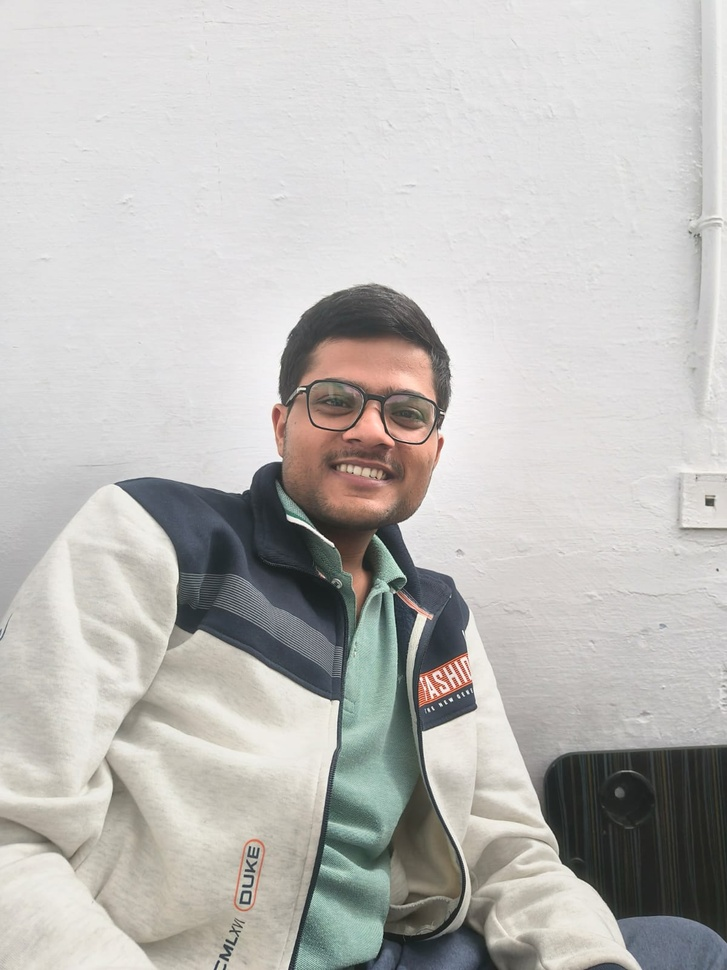
#> input picture example-images/vishal.jpg, 727 x 970 px, shrunk from 1200 x 1600 before the run, found by its file name
$ jupyter execute --allow-errors dwt.ipynb
#> lines starting #> are read from the running program, lines starting #| are printed output that depends on the picture; long printed decimals are rounded
[cell 1]
import numpy as np
import matplotlib.pyplot as plt
from PIL import Image

# function to take image and convert it to numpy array

[cell 2]
def npimage(s):
#> called with s = 'C:\\Users\\garvi\\images\\vishal.jpg'
    image_ = Image.open(s)
#> image_ is the input picture: PIL image 727x970 RGB; mean R, G, B 189.7, 188.1, 185.1
    image_c = image_.convert('L')
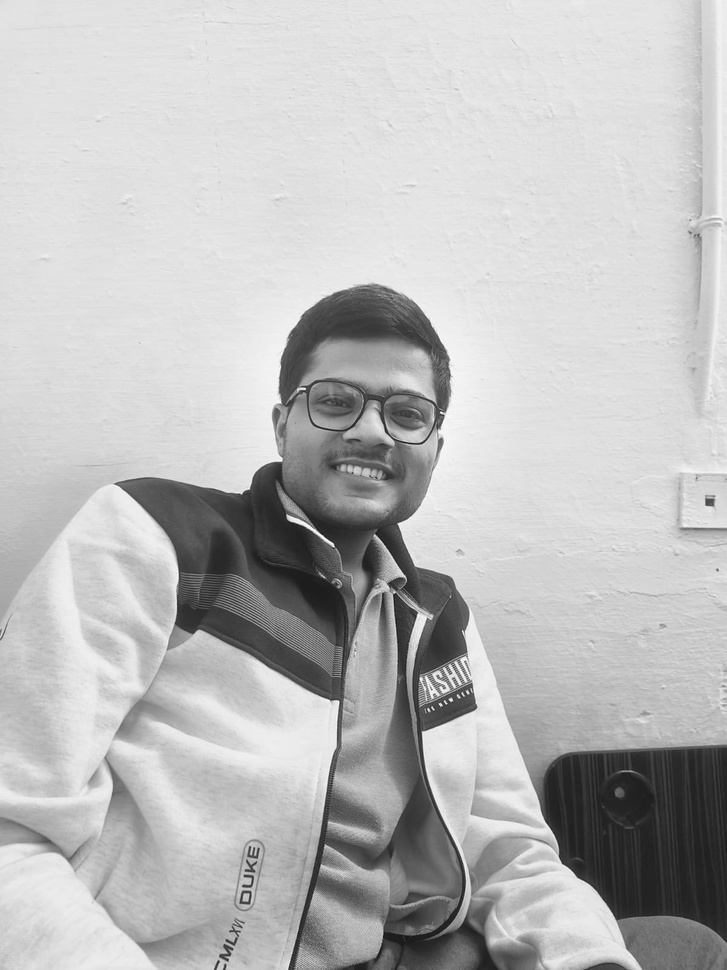
#> image_c: PIL image 727x970 L; min 22, max 255, mean 188.3
    image = np.array(image_c)
    image = image.astype(np.float64)
    return image

# scale function to constrict pixel values to 0 to 255

[cell 3]
def scale(image):
    current_max = np.max(image)
    current_min = np.min(image)
    scaled_image = ((image-current_min) / (current_max-current_min)) * 255
    return scaled_image

# convolution of image with haar scaling function and haar wavelet in vertical direction

[cell 4]
def con_v(image, highpass=False):
    if highpass:
        return (image[:, 0::2] - image[:, 1::2]) / np.sqrt(2)
    else:
        return (image[:, 0::2] + image[:, 1::2]) / np.sqrt(2)

# convolution of image with haar scaling function and haar wavelet in horizontal direction

[cell 5]
def con_h(image, highpass=False):
    if highpass:
        return (image[0::2] - image[1::2]) / np.sqrt(2)
    else:
        return (image[0::2] + image[1::2]) / np.sqrt(2)

# dwt of image at Level "level" using function con_v and con_h

[cell 6]
def dwt(image, level):
#> called with level = 2
    n,m=image.shape
#> n = 970; m = 727
    r=np.zeros((n, m),dtype=np.float64)

    lf = con_v(con_h(image),True)
#> in con_h, `return (image[0::2] + image[1::2]) / np.sqrt(2)`:
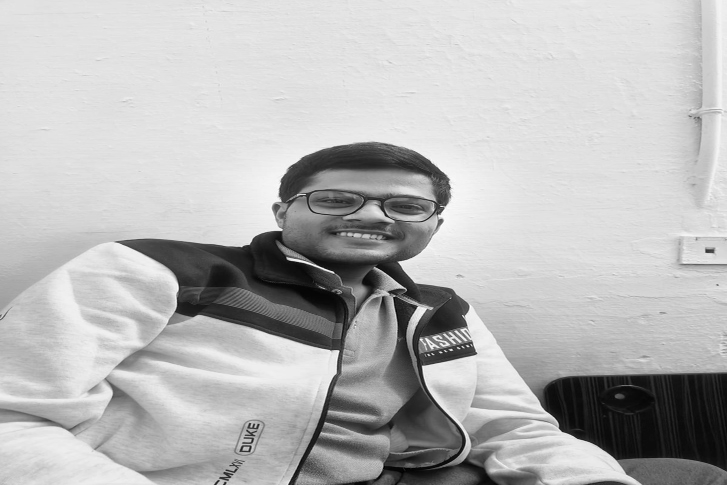
#> returned value: shape (485, 727) float64; min 33.23, max 355, mean 266.3; drawn with min black and max white
    fl = con_v(con_h(image,True))
    ff = con_v(con_h(image,True),True)

    if level == 1:
        ll = con_v(con_h(image))
    else:
        ll = dwt(con_v(con_h(image)), level -1)


    r[0:n//2, 0:m//2] = ll
    r[n//2:n, 0:m//2] = lf
    r[0:n//2, m//2:m] = fl
    r[n//2:n, m//2:m] = ff

    return r

$ run again, with example-images/1.1.02.tiff saved as example-images/vishal.jpg
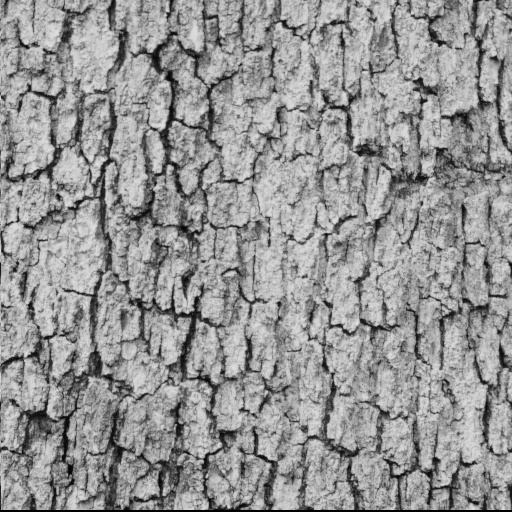
#> input picture example-images/1.1.02.tiff, 512 x 512 px, found by its file name
#> in npimage, image_ is the input picture: PIL image 512x512 L; min 0, max 229, mean 148.5
#> in idwt, `r2[:, 0::2] = (lf + ff) / np.sqrt(2)`:
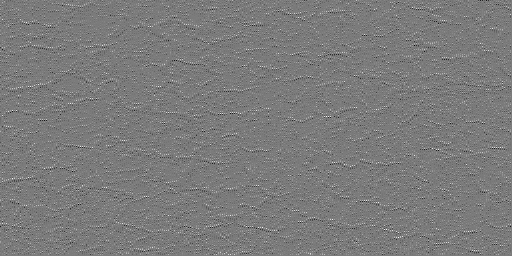
#> r2: shape (256, 512) float64; min -84.85, max 90.51, mean 0; drawn with min black and max white
#> in idwt, `r[1::2, :] = (r1 - r2) / np.sqrt(2)`:
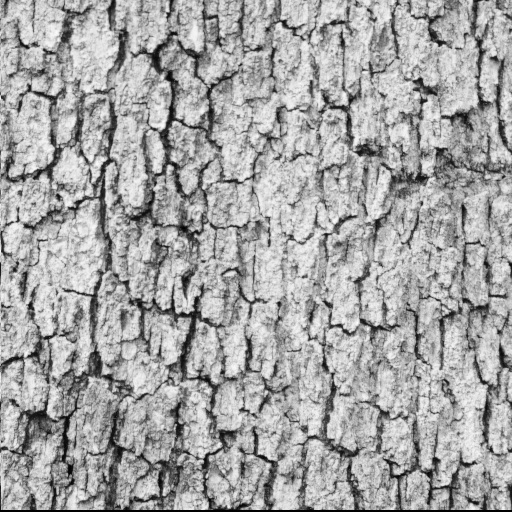
#> r: shape (512, 512) float64; min -3.82e-14, max 229, mean 148.5; drawn with min black and max white
#> current_max = 229
#> current_min = -3.82e-14
#> mse = 312.9
#| 312.884
